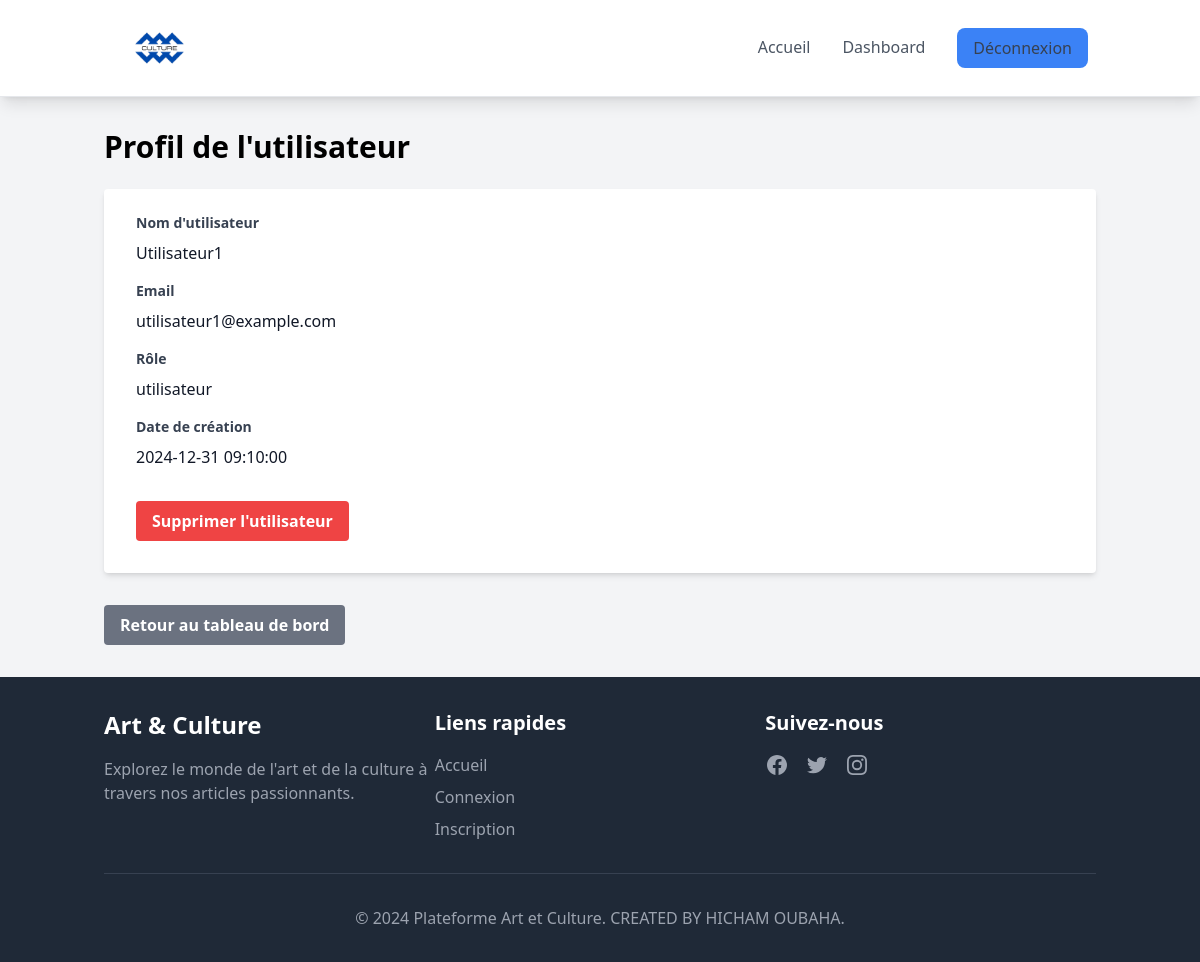
Screenshot of /index.php?page=user_profile&id=3 (signed in) with the database file from the repository.
### tables this page shows
CREATE TABLE utilisateurs (
    id_utilisateur INT AUTO_INCREMENT PRIMARY KEY,
    nom_utilisateur VARCHAR(50) NOT NULL,
    email VARCHAR(100) NOT NULL UNIQUE,
    mot_de_passe VARCHAR(255) NOT NULL,
    role ENUM('admin', 'auteur', 'utilisateur') NOT NULL,
    date_creation TIMESTAMP DEFAULT CURRENT_TIMESTAMP
);

### classes/Database.php (called while the page is built)
<?php
class Database {
    private $host = "localhost";
    private $db_name = "art_culture_platform";
    private $username = "root";
    private $password = "";
    private $conn;
    public function __construct() {
        $this->conn = null;
        try {
            $this->conn = new PDO("mysql:host=" . $this->host . ";dbname=" . $this->db_name, $this->username, $this->password);
            $this->conn->setAttribute(PDO::ATTR_ERRMODE, PDO::ERRMODE_EXCEPTION);
        } catch(PDOException $exception) {
            echo "Connection error: " . $exception->getMessage();
        }
    }
    public function getConnection() {
        return $this->conn;
    }
}

### classes/User.php (called while the page is built, shortened)
<?php
class User {
    private $conn;
    private $table_name = "utilisateurs";
    public function __construct($db) {
        $this->conn = $db->getConnection();
    }
    public function getUserById($id) {
        $query = "SELECT * FROM " . $this->table_name . " WHERE id_utilisateur = :id";
        $stmt = $this->conn->prepare($query);
        $stmt->bindParam(':id', $id);
        $stmt->execute();
        return $stmt->fetch(PDO::FETCH_ASSOC);
    }
}

### views/user_profile.php (the view, shortened to what this page needs)
<h1 class="text-3xl font-bold mb-6">Profil de l'utilisateur</h1>
<?php if (isset($userData)): ?>
    <div class="bg-white shadow-md rounded px-8 pt-6 pb-8 mb-4">
        <div class="mb-4">
            <label class="block text-gray-700 text-sm font-bold mb-2" for="username">
                Nom d'utilisateur
            </label>
            <p class="text-gray-900"><?php echo htmlspecialchars($userData['nom_utilisateur']); ?></p>
        </div>
        <div class="mb-4">
            <label class="block text-gray-700 text-sm font-bold mb-2" for="email">
                Email
            </label>
            <p class="text-gray-900"><?php echo htmlspecialchars($userData['email']); ?></p>
        </div>
        <div class="mb-4">
            <label class="block text-gray-700 text-sm font-bold mb-2" for="role">
                Rôle
            </label>
            <p class="text-gray-900"><?php echo htmlspecialchars($userData['role']); ?></p>
        </div>
        <div class="mb-4">
            <label class="block text-gray-700 text-sm font-bold mb-2" for="date_creation">
                Date de création
            </label>
            <p class="text-gray-900"><?php echo htmlspecialchars($userData['date_creation']); ?></p>
        </div>
        <div class="flex items-center justify-between mt-8">
            <?php if ($userData['role'] !== 'admin'): ?>
                <a href="index.php?page=delete_user&id=<?php echo $userData['id_utilisateur']; ?>" class="bg-red-500 hover:bg-red-700 text-white font-bold py-2 px-4 rounded focus:outline-none focus:shadow-outline" onclick="return confirm('Êtes-vous sûr de vouloir supprimer cet utilisateur ? Cette action est irréversible.');">
                    Supprimer l'utilisateur
                </a>
            <?php endif; ?>
        </div>
    </div>
<?php else: ?>
    <p class="text-red-500">Utilisateur non trouvé.</p>
<?php endif; ?>
<a href="index.php?page=dashboard" class="inline-block mt-4 bg-gray-500 hover:bg-gray-700 text-white font-bold py-2 px-4 rounded focus:outline-none focus:shadow-outline">
    Retour au tableau de bord
</a>

### rows the page displays
utilisateurs: nom_utilisateur "Utilisateur1", email "utilisateur1@example.com", role "utilisateur", date_creation "2024-12-31 09:10:00"
